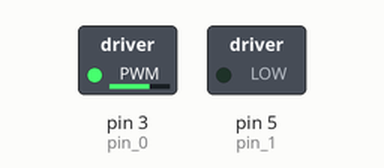
Recording of a sketch running on a simulated Arduino Uno, built with avr-gcc and run on an emulated ATmega328P. Shown: switched loads named in the sketch (green lamp = pin HIGH). Random numbers use the default seed unless the sketch sets one.

Above: at 0.1 s.
At 8.1 s:
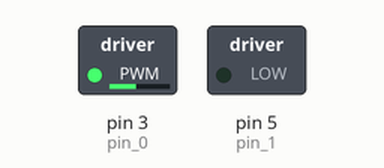
At 16.1 s:
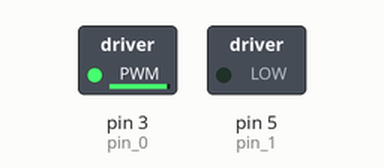
At 38.1 s:
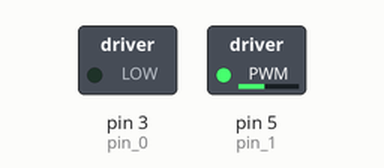
Timing chart, 0 to 39.6 s (numbered marks = the images above):
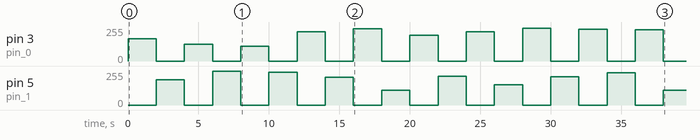

The sketch:

main.ino
```cpp
#define pin_0 3
#define pin_1 5

void setup() {
  Serial.begin(9600);
  pinMode(pin_0, OUTPUT);
  pinMode(pin_1, OUTPUT);
  randomSeed(analogRead(0));
}

void switch_motor(bool vector = 0, int speed = 255){
  if (vector){
    analogWrite(pin_0, speed);
    analogWrite(pin_1, 0);
  }
  else {
    analogWrite(pin_0, 0);
    analogWrite(pin_1, speed);
  }
}

void loop() {
  int forward_speed = random(100, 256);
  switch_motor(1, forward_speed);
  delay(2000);

  int backward_speed = random(100, 256);
  switch_motor(0, backward_speed);
  delay(2000);
}
```

Measured:
- by itself, pin 3 (pin_0): 0/255 → 168/255 at 0.00 s, → 0/255 2.0 s later, → 126/255 2.0 s later, → 0/255 2.0 s later, … (20 changes in this stretch)
- by itself, pin 5 (pin_1): 0/255 → 191/255 at 2.0 s, → 0/255 2.0 s later, → 254/255 2.0 s later, → 0/255 2.0 s later, … (19 changes in this stretch)
